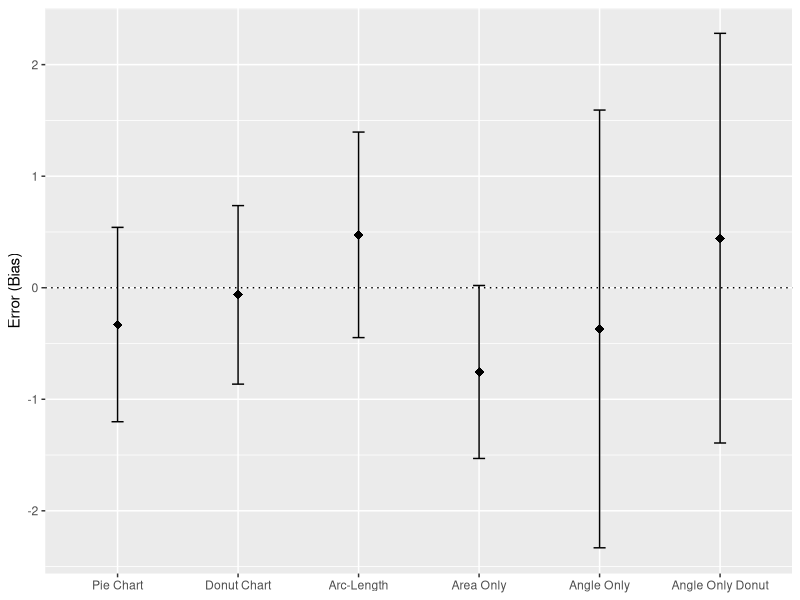
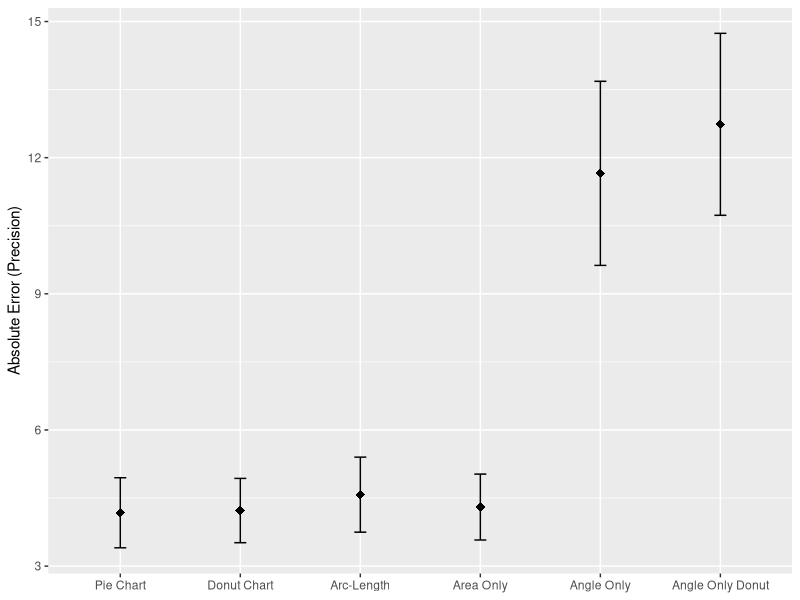
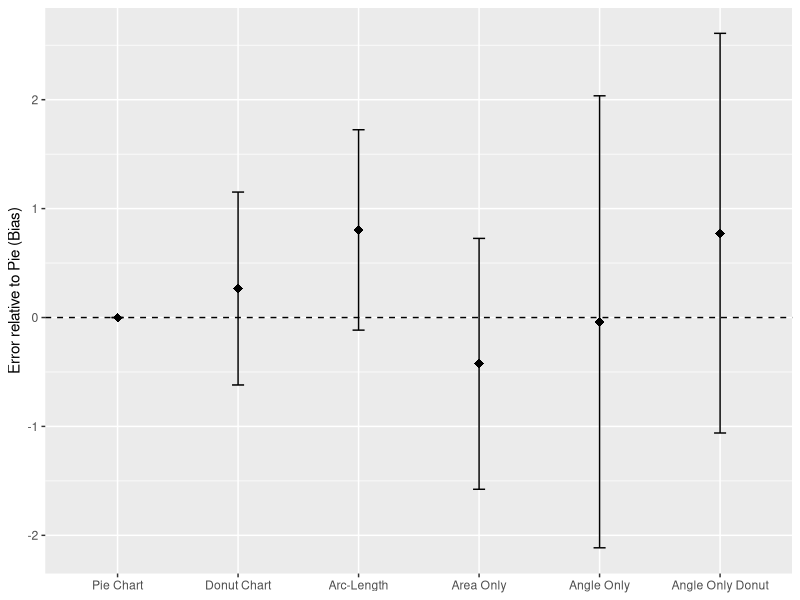
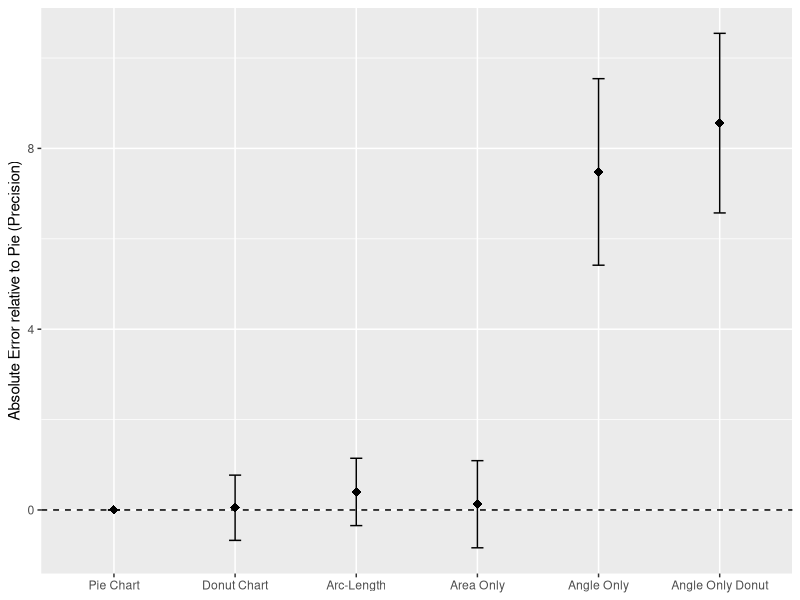
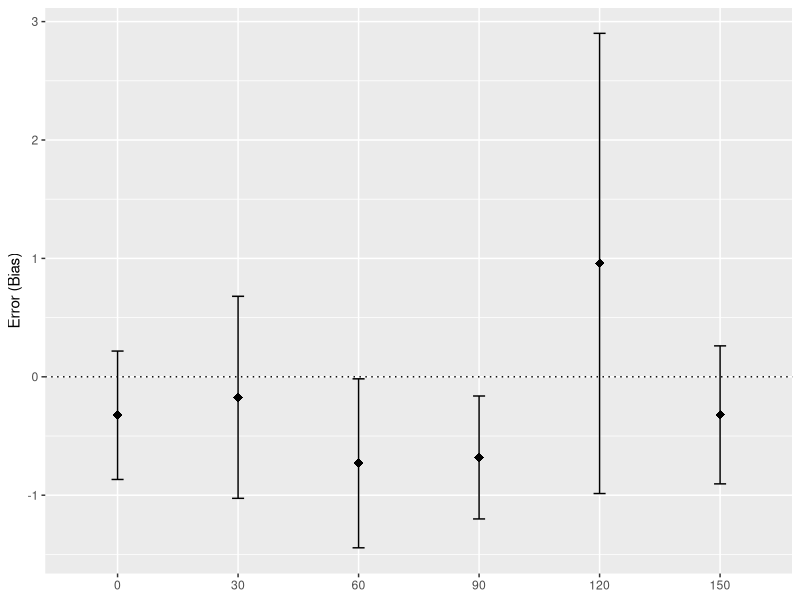
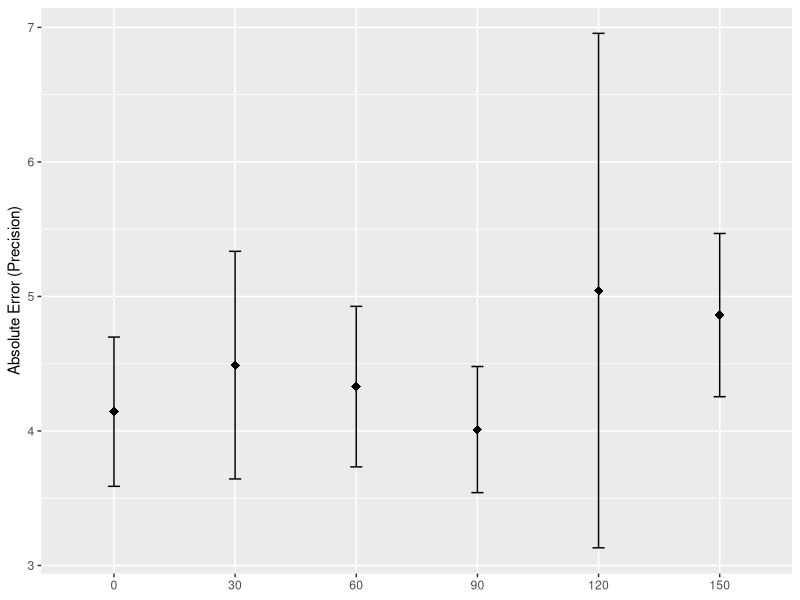
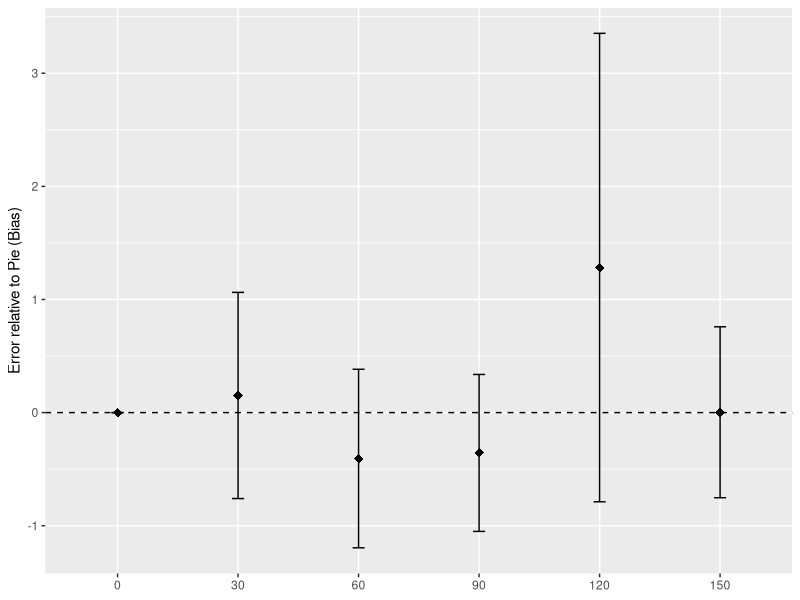
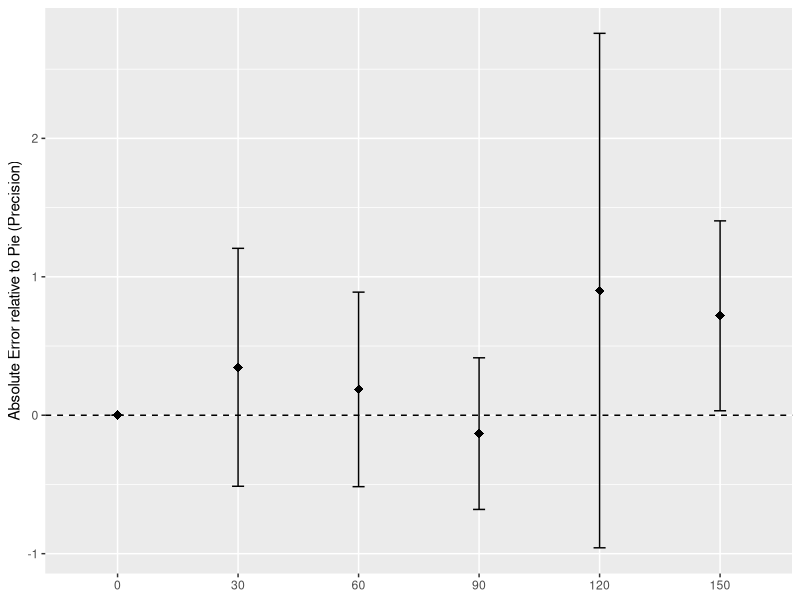

These charts were generated, in order, by the following R code:
library(dplyr)
library(ggplot2)

lowerCI <- function(v) {
	mean(v) - sd(v)*1.96/sqrt(length(v))
}

upperCI <- function(v) {
	mean(v) + sd(v)*1.96/sqrt(length(v))
}

plotCIs <- function(dataFrame, x_variable, y_variable, label, zeroLine=NA) {
	p <- ggplot(dataFrame, aes(x=x_variable, fill=x_variable, y=y_variable))
	if (!is.na(zeroLine)) {
		p <- p + geom_hline(yintercept=0, linetype=zeroLine)
	}
	p <- p +
		stat_summary(fun.ymin=lowerCI, fun.ymax=upperCI, geom="errorbar", aes(width=.1)) +
		stat_summary(fun.y=mean, geom="point", shape=18, size=3, show.legend = FALSE) + 
		labs(x = NULL, y = label)

	p
}

setwd("~/Documents/src/pie-summaries")

# data was reshaped in Google Sheets, and opposite answer corrections were calculated here: https://docs.google.com/spreadsheets/d/1ykUK7l82OZAMIvE8jHLjqYt6GmsKuTl934qqgxZ2faE/edit?usp=sharing
# aaa = arcs angles areas
aaa <- read.csv("data/arcs-angles-areas-merged.csv") %>%
	mutate(chart_type = factor(chart_type,
							   levels=c('Pie Chart', 'Donut Chart', 'Arc-Length Chart',  'Area Chart', 'Pie Angle Chart', 'Donut Angle Chart'),
							   labels=c('Pie Chart', 'Donut Chart', 'Arc-Length',  'Area Only', 'Angle Only', 'Angle Only Donut')),
		   judged_true_corrected = ifelse(log_error == log_opposite, judged_true, (100-ans_trial)-correct_ans)
	)

aaaAggregated <- aaa %>%
	group_by(chart_type, subjectID) %>%
	summarize(meanError = mean(judged_true_corrected),
			  meanAbsError = mean(abs(judged_true_corrected)))

aaaPies <- aaaAggregated %>%
	filter(chart_type == "Pie Chart") %>%
	select(subjectID,
		   pie_meanError = meanError,
		   pie_meanAbsError = meanAbsError,
		   chartPie = chart_type) # since we can't seem to get rid of the chart_type column

aaaJoined <- left_join(aaaPies, aaaAggregated) %>%
	mutate(pieDifferenceMeanError = meanError-pie_meanError,
		   pieDifferenceMeanAbsError = meanAbsError-pie_meanAbsError)

plotCIs(aaaAggregated, aaaAggregated$chart_type, aaaAggregated$meanError, "Error (Bias)", 'dotted')
ggsave('pdf-raw/aaa-error.pdf', width=8, height=4)

plotCIs(aaaAggregated, aaaAggregated$chart_type, aaaAggregated$meanAbsError, "Absolute Error (Precision)")
ggsave('pdf-raw/aaa-abs-error.pdf', width=8, height=4)

plotCIs(aaaJoined, aaaJoined$chart_type, aaaJoined$pieDifferenceMeanError, "Error relative to Pie (Bias)", 'dashed')
ggsave('pdf-raw/aaa-error-rel.pdf', width=8, height=4)

plotCIs(aaaJoined, aaaJoined$chart_type, aaaJoined$pieDifferenceMeanAbsError, "Absolute Error relative to Pie (Precision)", 'dashed')
ggsave('pdf-raw/aaa-abs-error-rel.pdf', width=8, height=4)

#
#
# donut inner radii
donuts <- read.csv("data/donut-radii-merged.csv") %>%
	mutate(inner_radius = factor(inner_radius))

# get the average result for condition 1 per subject
donutsAggregated <- donuts %>%
	group_by(inner_radius, subjectID) %>%
	summarize(meanError = mean(judged_true),
			  meanAbsError = mean(abs(judged_true)))

donuts0radius <- donutsAggregated %>%
	filter(inner_radius == 0) %>%
	rename(pie_meanError = meanError,
		   pie_meanAbsError = meanAbsError,
		   r0 = inner_radius)

donutsJoined <- left_join(donuts0radius, donutsAggregated) %>%
	mutate(pieDifferenceMeanError = meanError-pie_meanError,
		   pieDifferenceMeanAbsError = meanAbsError-pie_meanAbsError)

plotCIs(donutsAggregated, donutsAggregated$inner_radius, donutsAggregated$meanError, "Error (Bias)", 'dotted')
ggsave('pdf-raw/donuts-error.pdf', width=8, height=4)

plotCIs(donutsAggregated, donutsAggregated$inner_radius, donutsAggregated$meanAbsError, "Absolute Error (Precision)")
ggsave('pdf-raw/donuts-abs-error.pdf', width=8, height=4)

plotCIs(donutsJoined, donutsJoined$inner_radius, donutsJoined$pieDifferenceMeanError, "Error relative to Pie (Bias)", 'dashed')
ggsave('pdf-raw/donuts-error-rel.pdf', width=8, height=4)

plotCIs(donutsJoined, donutsJoined$inner_radius, donutsJoined$pieDifferenceMeanAbsError, "Absolute Error relative to Pie (Precision)", 'dashed')
ggsave('pdf-raw/donuts-abs-error-rel.pdf', width=8, height=4)

#
#
# pie-variations variations
variations <- read.csv("data/pie-variations-enriched.csv")

variationsFiltered <- variations %>%
	filter(workerID != "QV69HK91") %>% # filter out the guy who answered in degress rather than percent
	mutate(chart.type = factor(chart.type,
							   levels=c('pie', 'outerRadius', 'exploded',  'square', 'ellipse'),
							   labels=c('Pie', 'Larger Slice', 'Exploded', 'Square', 'Ellipse')),
		   absError = abs(judged.true),
		   opposite = (abs(opposite.ans-correct.ans) < absError) & (abs(50-correct.ans) > 5))

variationsAggregated <- variationsFiltered %>%
	group_by(chart.type, workerID) %>%
	summarize(meanError = mean(judged.true),
			  ci95Error = sd(judged.true)*1.96/sqrt(n()),
			  meanAbsError = mean(abs(judged.true)),
			  ci95AbsError = sd(abs(judged.true))*1.96/sqrt(n())
	)

# Only pick pie charts
pieChartsOnly <- variationsAggregated %>%
	filter(chart.type == "Pie") %>%
	select(workerID,
		   pie_meanError = meanError,
		   pie_meanAbsError = meanAbsError,
		   chartPie = chart.type) # since we can't seem to get rid of the chart.type column

# join pieChartsOnly back in to calculate difference from pie error per person
variationsJoined <- left_join(pieChartsOnly, variationsAggregated, by=c("workerID")) %>%
	mutate(
		pieDifferenceMeanError = meanError-pie_meanError,
		pieDifferenceMeanAbsError = meanAbsError-pie_meanAbsError)

plotCIs(variationsAggregated, variationsAggregated$chart.type, variationsAggregated$meanError, "Error (Bias)", 'dotted')
ggsave('pdf-raw/variations-error.pdf', width=8, height=4)

plotCIs(variationsAggregated, variationsAggregated$chart.type, variationsAggregated$meanAbsError, "Absolute Error (Precision)")
ggsave('pdf-raw/variations-abs-error.pdf', width=8, height=4)

plotCIs(variationsJoined, variationsJoined$chart.type, variationsJoined$pieDifferenceMeanError, "Error relative to Pie (Bias)", 'dashed')
ggsave('pdf-raw/variations-error-rel.pdf', width=8, height=4)

plotCIs(variationsJoined, variationsJoined$chart.type, variationsJoined$pieDifferenceMeanAbsError, "Absolute Error relative to Pie (Precision)", 'dashed')
ggsave('pdf-raw/variations-abs-error-rel.pdf', width=8, height=4)

